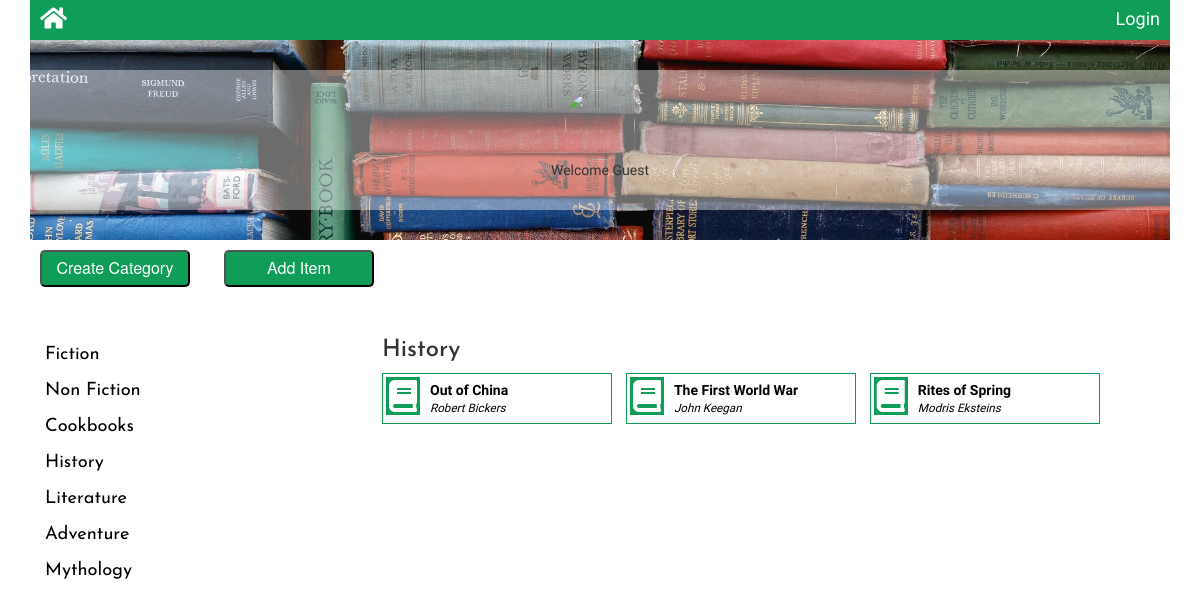
/catalog/4/, run on the app's committed database.
### database_setup.py (models this page shows, shortened)
class BookCategory(Base):
    __tablename__ = 'book_category'
    id = Column(Integer,primary_key = True)
    name = Column(String(140),nullable = False)

class Books(Base):
    __tablename__ = 'books'
    id = Column(Integer, primary_key=True)
    name = Column(String(150), nullable=False)
    description = Column(String)
    author = Column(String)
    price = Column(String)
    category_id = Column(Integer, ForeignKey("book_category.id"))
    book_category = relationship(BookCategory)
    user_id = Column(Integer, ForeignKey("user.id"))
    user = relationship(User)
    created_at = Column(DateTime, default=datetime.datetime.utcnow)
    updated_at = Column(DateTime, default=datetime.datetime.utcnow,
                        onupdate=datetime.datetime.utcnow)

### Books.py (the view)
@app.route('/catalog/<int:category_id>/')
def getAllBooksForCategory(category_id):
    categories = session.query(BookCategory).all()
    category = session.query(BookCategory).filter_by(id=category_id).one()
    books = session.query(Books).filter_by(category_id=category_id).all()
    return render_template('catalog.html', books=books, category=category,
                           categories=categories,
                           login_session=login_session)

### templates/catalog.html (shortened to what this page needs)
<!DOCTYPE>
<html>
<head>
    <link rel=stylesheet type=text/css href="{{url_for('static',filename='css/catalog.css')}}">
</head>
<body>
    {% extends "main.html" %}
    {% block content %}
    <header>
        {% include "header.html" %}
    </header>
    <main>
        <div class="content">
            <div class="create-btn-container">
                <a href="{{url_for('createCategory')}}">
                    <button class="create-btn">Create Category</button>
                </a>
                <a href="{{url_for('addItem')}}">
                    <button class="create-btn">Add Item</button>
                </a>
            </div>
            <div class="left-col">
                {% for c in categories %}
                <a class="category-name" href="{{url_for('getAllBooksForCategory',category_id = c.id)}}">
                    <div class="book-category heading-font">
                        {{c.name}}
                    </div>
                </a>
                {% endfor %}
            </div>
            <div class="right-col">
                {% if books %}
                {% include "details.html" %}
                {% endif %}
            </div>
        </div>
        {% endblock %}

### templates/details.html (shortened to what this page needs)
<head>
    <link rel=stylesheet type=text/css href="{{url_for('static',filename='css/detail.css')}}">
</head>
<body>
        {% if category %}
        <h3 class="details-heading heading-font">{{category.name}}</h3>
        {% else %}
        <h3 class="details-heading heading-font">Recently Added</h3>
        {% endif %}
    {% for book in books %}
    <div class="book-container">
        <div class="book-image">
            <i class="fas fa-book"></i>
        </div>
        <a class="book-detail-link" href="{{url_for('bookDetails',category_id = book.category_id,book_id = book.id)}}">
        <div class="book-details content-font">
            <p class="book-name">{{book.name}}</p>
            <p class="book-author">{{book.author}}</p>
        </div>
        </a>
    </div>
    {% endfor %}
</body>

### static/css/catalog.css (style rules this page uses)
.content { overflow:auto; }
.left-col { width:20%; height:100%; float:left; padding:1rem; }
.right-col { width:70%; height:100%; float:right; padding-left: 1rem; padding-top:1rem; }
.book-category { padding:0.5rem; }
.category-name { text-decoration:none; color:#000000; font-size: 1.825rem; }
.create-btn { color: white; background-color: rgb(15,157,88); padding: 0.5rem; width: 15rem; border-radius: 5px; font-size: medium; margin-right:3rem; }
.create-btn-container { padding:1rem; margin-bottom:3rem; }

### static/css/global.css (style rules this page uses)
body { margin:0; box-sizing: border-box; }
.heading-font { font-family: 'Josefin Sans', sans-serif; }
.content-font { font-family: 'Varela Round', sans-serif; }
button { font-family: 'Varela Round', sans-serif; }

### static/css/detail.css (style rules this page uses)
.details-heading { margin-top:0; }
.book-container { overflow: auto; border: 1px solid rgb(15,157,88); min-width: 230px; max-width:230px; display: inline-block; margin-right: 1rem; margin-bottom: 1rem; padding:0.3rem; }
.book-image { float: left; font-size: xx-large; padding: 0.3rem; margin-right:1rem; color:#ffffff; background-color:rgb(15,157,88); }
.book-details { padding: 0.3rem; }
.book-details p { margin:0; }
.book-detail-link { color:#000000; text-decoration: none; }
.book-author { font-size: smaller; font-style: italic; }
.book-name { font-weight: bold; }

### data on the page
BookCategory: name "Fiction"
BookCategory: name "Non Fiction"
BookCategory: name "Cookbooks"
BookCategory: name "History"
BookCategory: name "Literature"
BookCategory: name "Adventure"
BookCategory: name "Mythology"
Books: name "Out of China", author "Robert Bickers"
Books: name "The First World War", author "John Keegan"
Books: name "Rites of Spring", author "Modris Eksteins"
